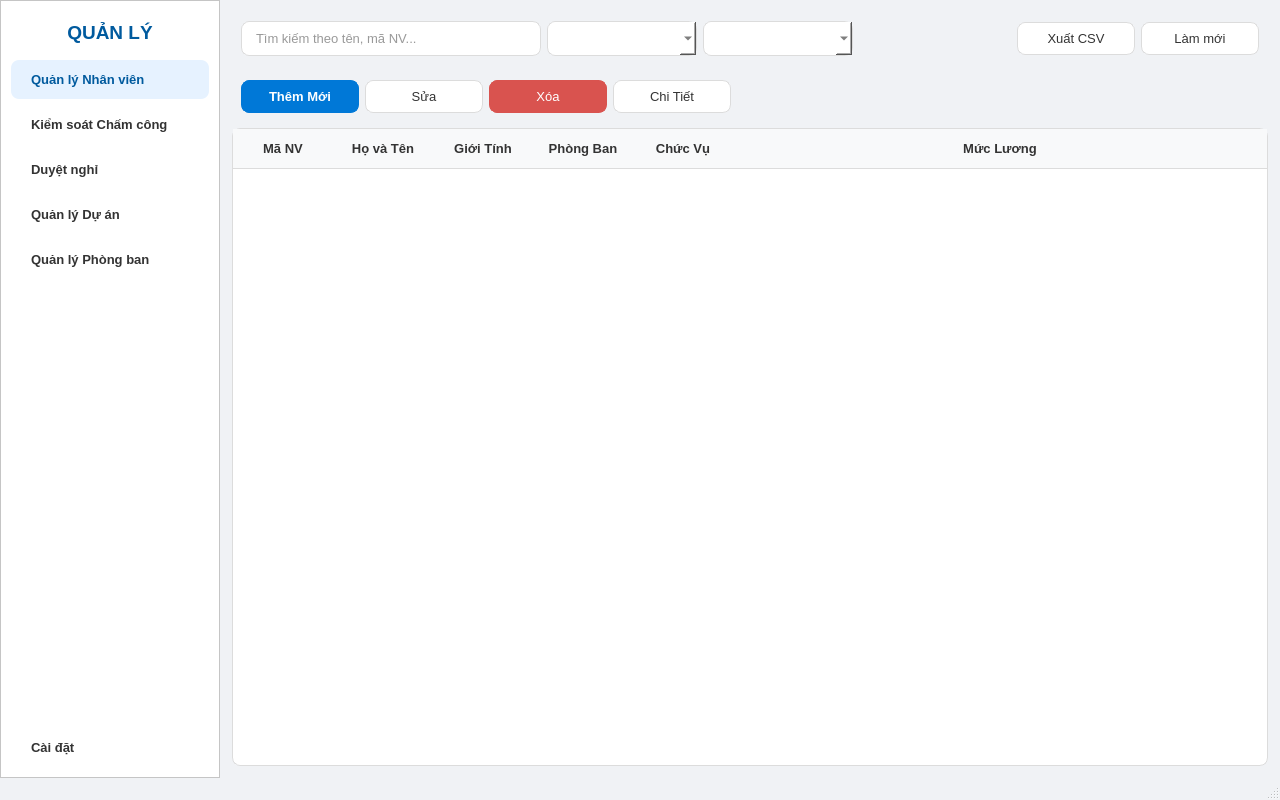
<?xml version="1.0" encoding="UTF-8"?>
<ui version="4.0">
 <class>GD_Qly</class>
 <widget class="QMainWindow" name="GD_Qly">
  <property name="geometry">
   <rect>
    <x>0</x>
    <y>0</y>
    <width>1280</width>
    <height>800</height>
   </rect>
  </property>
  <property name="windowTitle">
   <string>QUẢN LÝ NHÂN SỰ</string>
  </property>
  <property name="windowIcon">
   <iconset resource="icons.qrc">
    <normaloff>:/icons/app-icon.svg</normaloff>:/icons/app-icon.svg</iconset>
  </property>
  <property name="styleSheet">
   <string notr="true">/* --- Global Styles --- */
QWidget {
    font-family: &quot;Segoe UI&quot;, Arial, sans-serif;
 font-size: 10pt;
    color: #333;
}

QMainWindow {
    background-color: #f0f2f5;
 }

/* --- Navigation Sidebar --- */
#navFrame {
    background-color: #ffffff;
    border-right: 1px solid #e0e0e0;
 }

#navFrame QPushButton {
    text-align: left;
    padding: 12px 20px;
    border: none;
    border-radius: 8px;
    background-color: transparent;
    font-weight: 500;
 }

#navFrame QPushButton:hover {
    background-color: #f0f2f5;
}

#navFrame QPushButton:checked {
    background-color: #e6f2ff;
    color: #005a9e;
    font-weight: bold;
 }

#headerLabel {
    font-size: 14pt;
    font-weight: bold;
    color: #005a9e;
    padding: 10px;
 }


/* --- Content Area --- */
#page_employees, #page_attendance, #page_projects, #page_leave_approval, #page_departments {
    background-color: #f0f2f5;
 }

QGroupBox {
    font-weight: bold;
    background-color: #ffffff;
    border: 1px solid #dcdcdc;
    border-radius: 8px;
    margin-top: 10px;
 }
QGroupBox::title {
    subcontrol-origin: margin;
    subcontrol-position: top left;
    padding: 0 10px;
    left: 10px;
 }

/* --- General Widgets (ĐÃ SỬA) --- */
QLineEdit, QComboBox, QDateEdit, QDoubleSpinBox {
    border: 1px solid #dcdcdc;
 border-radius: 8px;
    padding: 8px 12px;
    background-color: white;
}
QLineEdit:focus, QComboBox:focus, QDateEdit:focus, QDoubleSpinBox:focus {
    border: 1px solid #0078d7;
 }

/* Style cho mũi tên của QDateEdit */
QDateEdit::drop-down {
    subcontrol-origin: padding;
    subcontrol-position: top right;
    width: 20px;
 border-left-width: 1px;
    border-left-color: #dcdcdc;
    border-left-style: solid;
    border-top-right-radius: 8px;
    border-bottom-right-radius: 8px;
}
QDateEdit::down-arrow {
    image: url(:/icons/calendar.svg);
 /* Giả sử bạn có icon này */
    width: 14px;
    height: 14px;
 }

/* Style cho mũi tên của QDoubleSpinBox (MỚI) */
QDoubleSpinBox::up-button, QDoubleSpinBox::down-button {
    subcontrol-origin: padding;
    width: 20px;
    border-left-width: 1px;
 border-left-color: #dcdcdc;
    border-left-style: solid;
}
QDoubleSpinBox::up-button {
    subcontrol-position: top right;
    border-top-right-radius: 8px;
 }
QDoubleSpinBox::down-button {
    subcontrol-position: bottom right;
    border-bottom-right-radius: 8px;
}
QDoubleSpinBox::up-arrow {
    width: 10px;
    height: 10px;
 /* (Sử dụng mũi tên mặc định của hệ thống) */
}
QDoubleSpinBox::down-arrow {
    width: 10px;
    height: 10px;
 /* (Sử dụng mũi tên mặc định của hệ thống) */
}


QPushButton {
    padding: 8px 18px;
 border: 1px solid #dcdcdc;
    border-radius: 8px;
    background-color: white;
    min-width: 80px;
}
QPushButton:hover {
    background-color: #f5f5f5;
    border-color: #c0c0c0;
 }
QPushButton:pressed {
    background-color: #e0e0e0;
}


/* --- Specialized Buttons --- */

/* --- Blue Buttons (ĐÃ SỬA) --- */
QPushButton#btnAdd, QPushButton#btnAddProject {
    background-color: #0078d7;
 color: white;
    border-color: #0078d7;
    font-weight: bold;
}
QPushButton#btnAdd:hover, QPushButton#btnAddProject:hover {
    background-color: #005a9e;
    border-color: #004578;
 }

/* --- Red Buttons (ĐÃ SỬA) --- */
QPushButton#btnDelete, QPushButton#btnDeleteProject, QPushButton#btnRejectLeave {
    background-color: #d9534f;
    color: white;
    border-color: #d9534f;
 }
QPushButton#btnDelete:hover, QPushButton#btnDeleteProject:hover, QPushButton#btnRejectLeave:hover {
    background-color: #c9302c;
    border-color: #ac2925;
 }

/* --- Green Buttons (MỚI) --- */
QPushButton#btnSaveChanges, QPushButton#btnCompleteProject, QPushButton#btnApproveLeave {
    background-color: #28a745;
 /* Green */
    color: white;
    border-color: #28a745;
    font-weight: bold;
 }
QPushButton#btnSaveChanges:hover, QPushButton#btnCompleteProject:hover, QPushButton#btnApproveLeave:hover {
    background-color: #218838;
    border-color: #1e7e34;
 }


/* --- Table --- */
QTableWidget {
    border: 1px solid #dcdcdc;
    border-radius: 8px;
    gridline-color: #e0e0e0;
    background-color: white;
 }
QHeaderView::section {
    background-color: #f8f9fa;
    padding: 10px;
    border: none;
    border-bottom: 1px solid #dcdcdc;
    font-weight: bold;
 }
QTableWidget::item {
    padding: 10px;
}
QTableWidget::item:selected {
    background-color: #cfe2ff;
    color: #000;
 }

/* --- ScrollBar --- */
QScrollBar:vertical {
    border: none;
    background: #f0f2f5;
    width: 10px;
    margin: 0px 0px 0px 0px;
 }
QScrollBar::handle:vertical {
    background: #c0c0c0;
    min-height: 20px;
    border-radius: 5px;
}
QScrollBar::add-line:vertical, QScrollBar::sub-line:vertical {
    height: 0px;
 }</string>
  </property>
  <widget class="QWidget" name="centralwidget">
   <layout class="QHBoxLayout" name="horizontalLayout_main">
    <property name="spacing">
     <number>0</number>
    </property>
    <property name="leftMargin">
     <number>0</number>
    </property>
    <property name="topMargin">
     <number>0</number>
    </property>
    <property name="rightMargin">
     <number>0</number>
    </property>
    <property name="bottomMargin">
     <number>0</number>
    </property>
    <item>
     <widget class="QFrame" name="navFrame">
      <property name="minimumSize">
       <size>
        <width>220</width>
        <height>0</height>
       </size>
      </property>
      <property name="maximumSize">
       <size>
        <width>220</width>
        <height>16777215</height>
       </size>
      </property>
      <property name="frameShape">
       <enum>QFrame::StyledPanel</enum>
      </property>
      <property name="frameShadow">
       <enum>QFrame::Raised</enum>
      </property>
      <layout class="QVBoxLayout" name="verticalLayout">
       <property name="leftMargin">
        <number>10</number>
       </property>
       <property name="topMargin">
        <number>10</number>
       </property>
       <property name="rightMargin">
        <number>10</number>
       </property>
       <property name="bottomMargin">
        <number>10</number>
       </property>
       <item>
        <widget class="QLabel" name="headerLabel">
         <property name="text">
          <string>QUẢN LÝ</string>
         </property>
         <property name="alignment">
          <set>Qt::AlignCenter</set>
         </property>
       </widget>
       </item>
       <item>
        <widget class="QPushButton" name="btnNavEmployees">
         <property name="text">
          <string>Quản lý Nhân viên</string>
         </property>
         <property name="icon">
          <iconset resource="icons.qrc">
           <normaloff>:/icons/users.svg</normaloff>:/icons/users.svg</iconset>
         </property>
         <property name="checkable">
          <bool>true</bool>
         </property>
         <property name="checked">
          <bool>true</bool>
         </property>
         <property name="autoExclusive">
          <bool>true</bool>
         </property>
         <property name="toolTip">
          <string>Quản lý hồ sơ và thông tin nhân viên</string>
         </property>
        </widget>
       </item>
       <item>
        <widget class="QPushButton" name="btnNavAttendance">
         <property name="text">
          <string>Kiểm soát Chấm công</string>
         </property>
         <property name="icon">
          <iconset resource="icons.qrc">
           <normaloff>:/icons/calendar.svg</normaloff>:/icons/calendar.svg</iconset>
         </property>
         <property name="checkable">
          <bool>true</bool>
         </property>
         <property name="autoExclusive">
          <bool>true</bool>
         </property>
         <property name="toolTip">
          <string>Theo dõi và quản lý dữ liệu chấm công</string>
         </property>
        </widget>
       </item>
	   <item>
 	    <widget class="QPushButton" name="btnNavLeaveApproval">
  		 <property name="text"><string>Duyệt nghỉ</string></property>
  		 <property name="icon"><iconset resource="icons.qrc"><normaloff>:/icons/approve.svg</normaloff>:/icons/approve.svg</iconset></property>
  		 <property name="checkable"><bool>true</bool></property>
  		 <property name="autoExclusive"><bool>true</bool></property>
  		 <property name="toolTip"><string>Quản lý và phê duyệt yêu cầu nghỉ phép</string></property>
	     </widget>
	   </item>
       <item>
       <widget 
class="QPushButton" name="btnNavProjects">
         <property name="text">
          <string>Quản lý Dự án</string>
         </property>
         <property name="icon">
          <iconset resource="icons.qrc">
           <normaloff>:/icons/briefcase.svg</normaloff>:/icons/briefcase.svg</iconset>
         </property>
         <property name="checkable">
          <bool>true</bool>
       </property>
         <property name="autoExclusive">
          <bool>true</bool>
         </property>
         <property name="toolTip">
          <string>Phân công và theo dõi tiến độ các dự án</string>
         </property>
        </widget>
       </item>
       <item>
      <widget class="QPushButton" 
name="btnNavDepartments">
         <property name="text">
          <string>Quản lý Phòng ban</string>
         </property>
         <property name="icon">
          <iconset resource="icons.qrc">
           <normaloff>:/icons/office.svg</normaloff>:/icons/office.svg</iconset>
         </property>
         <property name="checkable">
          <bool>true</bool>
        </property>
         <property name="autoExclusive">
          <bool>true</bool>
         </property>
         <property name="toolTip">
          <string>Quản lý thông tin và danh sách phòng ban</string>
         </property>
        </widget>
       </item>
       <item>
      <spacer name="verticalSpacer">
        <property name="orientation">
          <enum>Qt::Vertical</enum>
         </property>
         <property name="sizeHint" stdset="0">
          <size>
           <width>20</width>
           <height>40</height>
          </size>
         </property>
       </spacer>
      </item>
       <item>
        <widget class="QPushButton" name="btnNavSettings">
         <property name="text">
          <string>Cài đặt</string>
         </property>
         <property name="icon">
          <iconset resource="icons.qrc">
           <normaloff>:/icons/settings.svg</normaloff>:/icons/settings.svg</iconset>
         </property>
         <property 
name="checkable">
          <bool>true</bool>
         </property>
         <property name="autoExclusive">
          <bool>true</bool>
         </property>
        </widget>
       </item>
      </layout>
     </widget>
    </item>
    <item>
     <widget class="QStackedWidget" name="mainStackedWidget">
      <property name="currentIndex">
       <number>0</number>
      </property>
      <widget class="QWidget" name="page_employees">
       <layout class="QVBoxLayout" name="verticalLayout_2">
        <property name="leftMargin">
         <number>12</number>
        </property>
        <property name="topMargin">
         <number>12</number>
        </property>
        <property name="rightMargin">
         <number>12</number>
        </property>
        <property name="bottomMargin">
         <number>12</number>
        </property>
        <item>
         <widget class="QFrame" name="topBarFrame">
          <layout class="QHBoxLayout" name="topBar">
           <item>
            <widget class="QLineEdit" name="lineEditSearch">
            <property name="minimumSize">
             <size>
               <width>300</width>
               <height>0</height>
              </size>
             </property>
             <property name="placeholderText">
              <string>Tìm kiếm theo tên, mã NV...</string>
             </property>
             <property name="clearButtonEnabled">
              <bool>true</bool>
             </property>
            </widget>
           </item>
           
           <item>
            <widget class="QComboBox" name="comboFilterPhongBan">
             <property name="minimumSize"><size><width>150</width><height>0</height></size></property>
            </widget>
           </item>

           <item>
            <widget class="QComboBox" name="comboFilterChucVu">
             <property name="minimumSize"><size><width>150</width><height>0</height></size></property>
            </widget>
           </item>

           <item>
            <spacer name="horizontalSpacer">
             <property name="orientation">
              <enum>Qt::Horizontal</enum>
             </property>
             <property name="sizeHint" stdset="0">
              <size>
               <width>40</width>
               <height>20</height>
              </size>
             </property>
            </spacer>
           </item>
           <item>
            <widget class="QPushButton" name="btnExport">
             <property name="text">
             <string>Xuất CSV</string>
             </property>
             <property name="icon">
              <iconset resource="icons.qrc">
               <normaloff>:/icons/export.svg</normaloff>:/icons/export.svg</iconset>
             </property>
            </widget>
           </item>
           <item>
            <widget class="QPushButton" name="btnRefresh">
             <property name="text">
              <string>Làm mới</string>
             </property>
             <property name="icon">
             <iconset resource="icons.qrc">
             <normaloff>:/icons/refresh.svg</normaloff>:/icons/refresh.svg</iconset>
             </property>
            </widget>
           </item>
          </layout>
         </widget>
        </item>
        <item>
         <widget class="QFrame" name="actionFrame">
         <layout class="QHBoxLayout" name="actionLayout">
           <item>
            <widget class="QPushButton" name="btnAdd">
             <property name="text">
              <string>Thêm Mới</string>
             </property>
             <property name="icon">
             <iconset resource="icons.qrc">
               <normaloff>:/icons/add.svg</normaloff>:/icons/add.svg</iconset>
             </property>
            </widget>
           </item>
           <item>
            <widget class="QPushButton" name="btnEdit">
             <property name="text">
             <string>Sửa</string>
             </property>
             <property name="icon">
              <iconset resource="icons.qrc">
               <normaloff>:/icons/edit.svg</normaloff>:/icons/edit.svg</iconset>
             </property>
            </widget>
           </item>
  
           <item>
            <widget class="QPushButton" name="btnDelete">
             <property name="text">
              <string>Xóa</string>
             </property>
             <property name="icon">
             <iconset resource="icons.qrc">
             <normaloff>:/icons/delete.svg</normaloff>:/icons/delete.svg</iconset>
             </property>
            </widget>
           </item>
           <item>
            <widget class="QPushButton" name="btnDetail">
             <property name="text">
              <string>Chi Tiết</string>
           </property>
             <property name="icon">
              <iconset resource="icons.qrc">
               <normaloff>:/icons/detail.svg</normaloff>:/icons/detail.svg</iconset>
             </property>
            </widget>
           </item>
          
           <item>
            <spacer name="horizontalSpacer_2">
             <property name="orientation">
              <enum>Qt::Horizontal</enum>
             </property>
             <property name="sizeHint" stdset="0">
              <size>
               <width>40</width>
 
               <height>20</height>
              </size>
             </property>
            </spacer>
           </item>
          </layout>
         </widget>
        </item>
        <item>
 
         <widget class="QTableWidget" name="tableEmployees">
          <property name="editTriggers">
           <set>QAbstractItemView::NoEditTriggers</set>
          </property>
          <property name="alternatingRowColors">
           <bool>true</bool>
          </property>
          <property name="selectionMode">
           <enum>QAbstractItemView::SingleSelection</enum>
          </property>
          <property name="selectionBehavior">
           <enum>QAbstractItemView::SelectRows</enum>
          </property>
          <property name="sortingEnabled">
           <bool>true</bool>
          </property>
          <attribute name="horizontalHeaderStretchLastSection">
           <bool>true</bool>
          </attribute>
          <column>
           <property name="text">
            <string>Mã NV</string>
           </property>
          </column>
          <column>
           <property name="text">
            <string>Họ và Tên</string>
          </property>
          </column>
          <column>
           <property name="text">
            <string>Giới Tính</string>
           </property>
          </column>
          <column>
           <property name="text">
           <string>Phòng Ban</string>
           </property>
          </column>
          <column>
           <property name="text">
            <string>Chức Vụ</string>
           </property>
          </column>
          <column>
           <property name="text">
            <string>Mức Lương</string>
           </property>
          </column>
         </widget>
        </item>
       </layout>
      </widget>
      <widget class="QWidget" name="page_attendance">
       <layout class="QVBoxLayout" name="verticalLayout_3">
        <property name="spacing">
         <number>10</number>
        </property>
        <property name="leftMargin">
         <number>12</number>
        </property>
        <property name="topMargin">
         <number>12</number>
        </property>
        <property name="rightMargin">
         <number>12</number>
        </property>
        <property name="bottomMargin">
         <number>12</number>
        </property>
        <item>
         <widget class="QFrame" name="frame_filter_chamcong">
          <property name="frameShape">
           <enum>QFrame::NoFrame</enum>
          </property>
          <property name="frameShadow">
           <enum>QFrame::Raised</enum>
          </property>
          <layout class="QHBoxLayout" name="horizontalLayout">
           <property name="leftMargin">
            <number>0</number>
           </property>
           <property name="topMargin">
            <number>0</number>
           </property>
           <property name="rightMargin">
            <number>0</number>
           </property>
           <property name="bottomMargin">
            <number>0</number>
           </property>
           <item>
            <widget class="QLabel" name="label_chonNV">
             <property name="text">
             <string>Chọn nhân viên:</string>
             </property>
            </widget>
           </item>
           <item>
            <widget class="QComboBox" name="comboChamCongNhanVien">
             <property name="minimumSize">
              <size>
              <width>250</width>
               <height>0</height>
              </size>
             </property>
            </widget>
           </item>
           <item>
            <widget class="QLabel" 
name="label_chonNgay">
             <property name="text">
              <string>Chọn tháng:</string>
             </property>
            </widget>
           </item>
           <item>
            <widget class="QDateEdit" name="dateEditChamCong">
           <property name="calendarPopup">
              <bool>true</bool>
             </property>
             <property name="displayFormat">
              <string>MM/yyyy</string>
             </property>
            </widget>
           </item>
     
           <item>
            <widget class="QPushButton" name="btnLoadChamCong">
             <property name="text">
              <string>Tải dữ liệu</string>
             </property>
            </widget>
           </item>
           <item>
   
          <spacer name="horizontalSpacer_3">
             <property name="orientation">
              <enum>Qt::Horizontal</enum>
             </property>
             <property name="sizeHint" stdset="0">
              <size>
               <width>40</width>
     
               <height>20</height>
              </size>
             </property>
            </spacer>
           </item>
          </layout>
         </widget>
        </item>
        <item>
     
         <widget class="QTableWidget" name="tableChamCongTongHop">
          <property name="editTriggers">
           <set>QAbstractItemView::NoEditTriggers</set>
          </property>
          <property name="selectionMode">
           <enum>QAbstractItemView::SingleSelection</enum>
          </property>
          <property name="selectionBehavior">
           <enum>QAbstractItemView::SelectRows</enum>
          </property>
          <property name="sortingEnabled">
           <bool>true</bool>
          </property>
          <attribute name="horizontalHeaderStretchLastSection">
           <bool>true</bool>
          </attribute>
          <column>
           <property name="text">
            
 <string>Mã NV</string>
           </property>
          </column>
          <column>
           <property name="text">
            <string>Họ và Tên</string>
           </property>
          </column>
          <column>
           
 <property name="text">
            <string>Giờ vào</string>
           </property>
          </column>
          <column>
           <property name="text">
            <string>Giờ ra</string>
           </property>
          </column>
         
          <column>
           <property name="text">
            <string>Trạng thái</string>
           </property>
          </column>
         </widget>
        </item>
       </layout>
      </widget>
      <widget class="QWidget" name="page_leave_approval">
       <layout class="QVBoxLayout" name="verticalLayout_leave_approval">
      
         <property name="spacing">
         <number>10</number>
        </property>
        <property name="leftMargin">
         <number>12</number>
        </property>
        <property name="topMargin">
         <number>12</number>
        </property>
        <property name="rightMargin">
         <number>12</number>
        </property>
  
        <property name="bottomMargin">
         <number>12</number>
        </property>
        <item>
         <widget class="QLabel" name="label_leave_approval_title">
          <property name="text">
           <string>DUYỆT YÊU CẦU NGHỈ PHÉP</string>
          </property>
          <property name="font">
          <font>
            <pointsize>16</pointsize>
            <bold>true</bold>
           </font>
          </property>
         </widget>
        </item>
        <item>
         <widget class="QFrame" name="frame_leave_actions">
          <property name="frameShape">
          <enum>QFrame::NoFrame</enum>
          </property>
          <property name="frameShadow">
           <enum>QFrame::Raised</enum>
          </property>
          <layout class="QHBoxLayout" name="horizontalLayout_leave">
           <property name="leftMargin">
            <number>0</number>
           </property>
       
           <property name="topMargin">
            <number>0</number>
           </property>
           <property name="rightMargin">
            <number>0</number>
           </property>
           <property name="bottomMargin">
            <number>0</number>
           </property>
  
           <item>
            <widget class="QPushButton" name="btnApproveLeave">
             <property name="text">
              <string>Duyệt (F7)</string>
             </property>
             <property name="shortcut">
              <string>F7</string>
       
             </property>
             <property name="icon">
              <iconset resource="icons.qrc">
               <normaloff>:/icons/check-circle.svg</normaloff>:/icons/check-circle.svg</iconset>
             </property>
           </widget>
           </item>
           <item>
    
            <widget class="QPushButton" name="btnRejectLeave">
             <property name="text">
              <string>Từ chối (F8)</string>
             </property>
             <property name="shortcut">
              <string>F8</string>
             </property>
      
             <property name="icon">
              <iconset resource="icons.qrc">
               <normaloff>:/icons/x-circle.svg</normaloff>:/icons/x-circle.svg</iconset>
             </property>
            </widget>
           </item>
           <item>
            <widget class="QPushButton" name="btnLoadLeaveRequests">
 
             <property name="text">
              <string>Tải lại danh sách</string>
             </property>
             <property name="icon">
             <iconset resource="icons.qrc">
               <normaloff>:/icons/refresh.svg</normaloff>:/icons/refresh.svg</iconset>
             </property>
 
            </widget>
           </item>
           <item>
            <spacer name="horizontalSpacer_leave">
             <property name="orientation">
              <enum>Qt::Horizontal</enum>
             </property>
             
             <property name="sizeHint" stdset="0">
              <size>
               <width>40</width>
               <height>20</height>
              </size>
             </property>
            </spacer>
           </item>
    
          </layout>
         </widget>
        </item>
        <item>
         <widget class="QTableWidget" name="tableLeaveRequests">
          <property name="editTriggers">
           <set>QAbstractItemView::NoEditTriggers</set>
           </property>
          <property name="selectionMode">
           <enum>QAbstractItemView::SingleSelection</enum>
   
           </property>
          <property name="selectionBehavior">
           <enum>QAbstractItemView::SelectRows</enum>
          </property>
          <property name="sortingEnabled">
           <bool>true</bool>
           </property>
          <attribute name="horizontalHeaderStretchLastSection">
           <bool>true</bool>
      
          </attribute>
          <column>
           <property name="text">
            <string>Mã YC</string>
           </property>
          </column>
          <column>
           <property name="text">
            <string>Mã NV</string>
     
           </property>
          </column>
          <column>
           <property name="text">
            <string>Họ và Tên</string>
           </property>
           </column>
          <column>
           <property name="text">
           <string>Ngày bắt đầu</string>
           </property>
          </column>
          <column>
           <property name="text">
            <string>Số ngày</string>
           </property>
          </column>
          <column>
   
           <property name="text">
            <string>Lý do</string>
           </property>
          </column>
          <column>
           <property name="text">
            <string>Phép còn</string>
           </property>
          </column>
 
          <column>
           <property name="text">
            <string>Trạng thái</string>
           </property>
          </column>
         </widget>
         </item>
       </layout>
      </widget>
      <widget class="QWidget" name="page_settings">
      
       <layout class="QVBoxLayout" name="verticalLayout_6">
        <item>
         <widget class="QLabel" name="label_4">
          <property name="text">
           <string>Nội dung cho trang Cài đặt</string>
          </property>
          <property name="font">
          <font>
            <pointsize>16</pointsize>
        
           </font>
          </property>
          <property name="alignment">
           <set>Qt::AlignCenter</set>
          </property>
         </widget>
        </item>
       </layout>
      </widget>
     </widget>
    </item>
   </layout>
  </widget>
  <widget class="QMenuBar" name="menubar"/>
  <widget class="QStatusBar" name="statusbar"/>
 </widget>
 <resources>
 
  <include location="icons.qrc"/>
 </resources>
 <connections/>
</ui>
